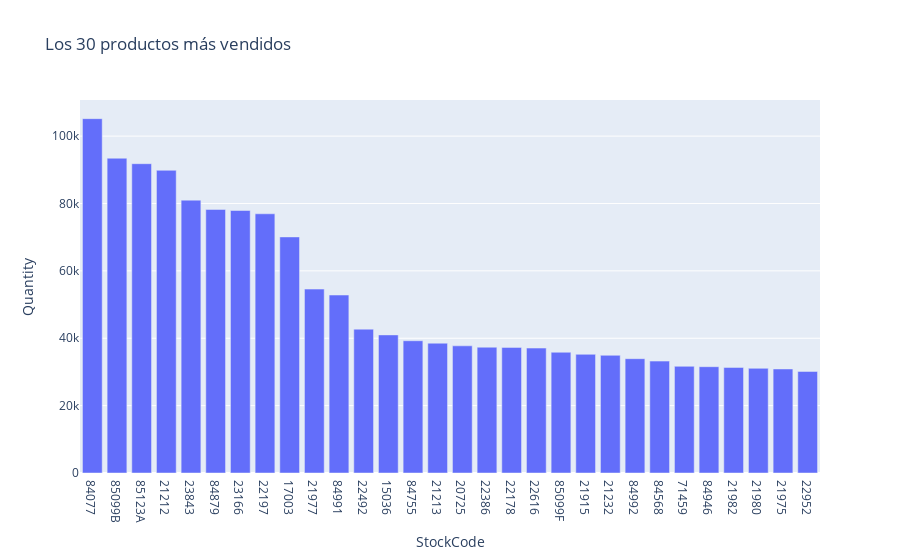
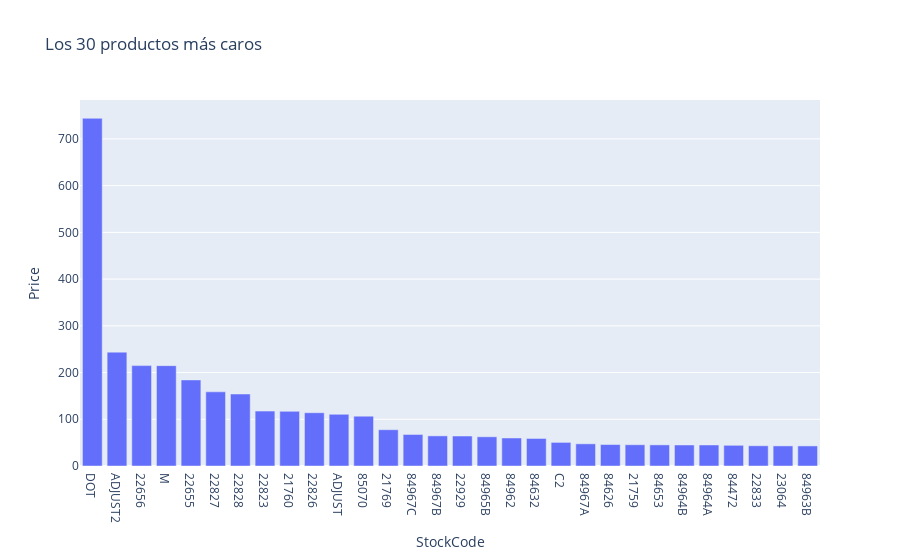
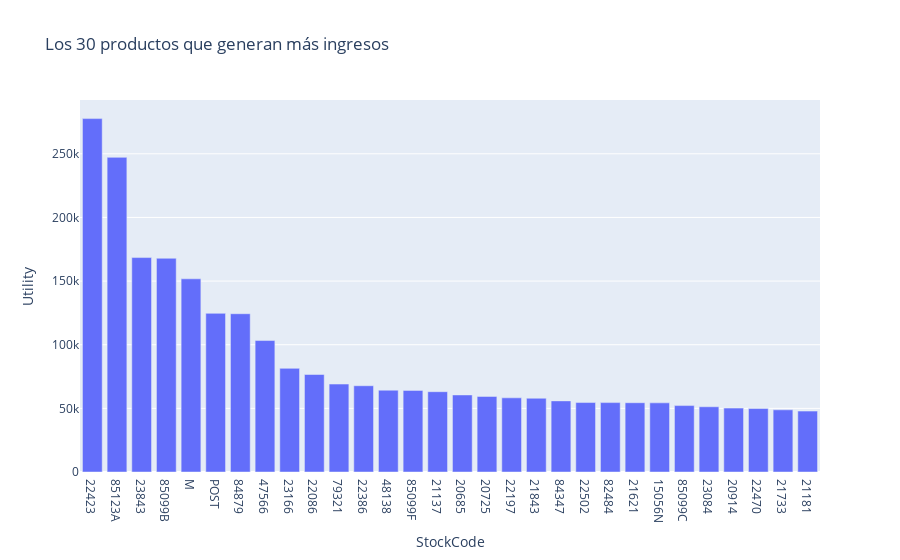

The cell these charts' notebook holds for them, in order:
### Markdown cell above
Sin considerar los comentarios realizados en la sección 1.2, se les pide obtener el **Top de 30 productos más vendidos** y el **Top de 30 productos que generan más ganancias** para la tienda de retail. Deben considerar todo el registro temporal presente en el dataset y entregar la información en un gráfico de barras (Utilice `plotly`). ¿Los artículos más vendidos son los mismos que generan más ganancias?, Comente.

### Code cell
#########################
# Columna de Ventas
df['Sales'] = df['Price']*df['Quantity']

# group by 
gb_atr = 'StockCode'
df_gb = df.groupby(gb_atr)
df_gb = df_gb.sum().reset_index()
df_gb["Utility"]=df_gb['Sales']#df_gb["Quantity"]*df_gb["Price"]

# 30 productos más vendidos
mas_vendidos  = df_gb.sort_values(by='Quantity', ascending=False).head(30)
mas_vendidos[gb_atr] = mas_vendidos[gb_atr].astype('string')

# 30 productos más caros en promedio
mas_caros = df.groupby(gb_atr).mean().sort_values(by='Price', ascending=False).head(30).reset_index()
mas_caros[gb_atr] = mas_caros[gb_atr].astype('string')

# 30 producto que generan mayores ingresos
mas_utilidad = df_gb.sort_values(by='Utility',    ascending=False).head(30)
mas_utilidad[gb_atr] = mas_utilidad[gb_atr].astype('string')


# Barplot mas vendidos
p1 = px.bar(
    mas_vendidos, 
    x='StockCode', 
    y='Quantity',
    barmode='group',
    title='Los 30 productos más vendidos'
    )


# Barplot mas caros
p2 = px.bar(
    mas_caros, 
    x='StockCode', 
    y='Price',
    barmode='group',
    title='Los 30 productos más caros',
    )


#       Barplot mas vendidos
p3 = px.bar(
    mas_utilidad, 
    x='StockCode', 
    y='Utility',
    barmode='group',
    title='Los 30 productos que generan más ingresos',
    )

p1.show()
p2.show()
p3.show()
#########################

### Figure 1 — Plotly figure (JSON) as saved in the notebook; plotly's stock layout.template omitted (floating-point values rounded to 4 significant figures)
{"data": [{"alignmentgroup": "True", "hovertemplate": "StockCode=%{x}<br>Quantity=%{y}<extra></extra>", "legendgroup": "", "marker": {"color": "#636efa"}, "name": "", "offsetgroup": "", "orientation": "v", "showlegend": false, "textposition": "auto", "type": "bar", "x": ["84077", "85099B", "85123A", "21212", "23843", "84879", "23166", "22197", "17003", "21977", "84991", "22492", "15036", "84755", "21213", "20725", "22386", "22178", "22616", "85099F", "21915", "21232", "84992", "84568", "71459", "84946", "21982", "21980", "21975", "22952"], "xaxis": "x", "y": [105185, 93436, 91814, 89850, 80995, 78234, 77916, 76944, 70082, 54592, 52828, 42695, 40994, 39259, 38530, 37750, 37338, 37285, 37084, 35842, 35229, 34935, 33936, 33217, 31668, 31553, 31340, 31066, 30881, 30144], "yaxis": "y"}], "layout": {"barmode": "group", "legend": {"tracegroupgap": 0}, "title": {"text": "Los 30 productos más vendidos"}, "xaxis": {"anchor": "y", "domain": [0, 1], "title": {"text": "StockCode"}}, "yaxis": {"anchor": "x", "domain": [0, 1], "title": {"text": "Quantity"}}}}

### Figure 2 — Plotly figure (JSON) as saved in the notebook; plotly's stock layout.template omitted (floating-point values rounded to 4 significant figures)
{"data": [{"alignmentgroup": "True", "hovertemplate": "StockCode=%{x}<br>Price=%{y}<extra></extra>", "legendgroup": "", "marker": {"color": "#636efa"}, "name": "", "offsetgroup": "", "orientation": "v", "showlegend": false, "textposition": "auto", "type": "bar", "x": ["DOT", "ADJUST2", "22656", "M", "22655", "22827", "22828", "22823", "21760", "22826", "ADJUST", "85070", "21769", "84967C", "84967B", "22929", "84965B", "84962", "84632", "C2", "84967A", "84626", "21759", "84653", "84964B", "84964A", "84472", "22833", "23064", "84963B"], "xaxis": "x", "y": [744.1, 243.7, 214.9, 214.8, 184.2, 158.7, 154.1, 117.5, 116.9, 114.0, 110.6, 106.7, 77.63, 67.46, 64.47, 64.17, 62.49, 59.95, 58.95, 50.52, 47.48, 45.95, 45.47, 45.2, 45, 45, 44.27, 43.27, 43.01, 42.96], "yaxis": "y"}], "layout": {"barmode": "group", "legend": {"tracegroupgap": 0}, "title": {"text": "Los 30 productos más caros"}, "xaxis": {"anchor": "y", "domain": [0, 1], "title": {"text": "StockCode"}}, "yaxis": {"anchor": "x", "domain": [0, 1], "title": {"text": "Price"}}}}

### Figure 3 — Plotly figure (JSON) as saved in the notebook; plotly's stock layout.template omitted (floating-point values rounded to 4 significant figures)
{"data": [{"alignmentgroup": "True", "hovertemplate": "StockCode=%{x}<br>Utility=%{y}<extra></extra>", "legendgroup": "", "marker": {"color": "#636efa"}, "name": "", "offsetgroup": "", "orientation": "v", "showlegend": false, "textposition": "auto", "type": "bar", "x": ["22423", "85123A", "23843", "85099B", "M", "POST", "84879", "47566", "23166", "22086", "79321", "22386", "48138", "85099F", "21137", "20685", "20725", "22197", "21843", "84347", "22502", "82484", "21621", "15056N", "85099C", "23084", "20914", "22470", "21733", "21181"], "xaxis": "x", "y": [277700.0, 247200.0, 168500.0, 167900.0, 151800.0, 124600.0, 124400.0, 103300.0, 81420.0, 76600.0, 69080.0, 67770.0, 64270.0, 64130.0, 63090.0, 60550.0, 59380.0, 58270.0, 57950.0, 55880.0, 54570.0, 54530.0, 54430.0, 54330.0, 52190.0, 51250.0, 50200.0, 49860.0, 48850.0, 47840.0], "yaxis": "y"}], "layout": {"barmode": "group", "legend": {"tracegroupgap": 0}, "title": {"text": "Los 30 productos que generan más ingresos"}, "xaxis": {"anchor": "y", "domain": [0, 1], "title": {"text": "StockCode"}}, "yaxis": {"anchor": "x", "domain": [0, 1], "title": {"text": "Utility"}}}}
